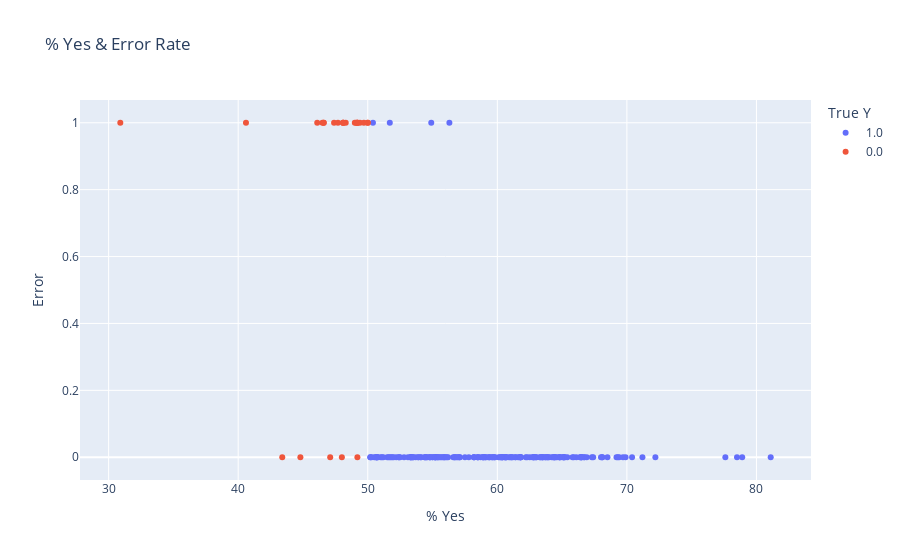

Notebook code for this chart:
### Code cell
# Plot % Yes & Error
plts.plot_yes_perc_error(X_test_all, y_test, y_pred_lg)

### Figure 1 — Plotly figure (JSON) as saved in the notebook; plotly's stock layout.template omitted (floating-point values rounded to 4 significant figures; data arrays with more than 128 entries replaced by an {"elided": "..."} marker saying what was removed)
{"data": [{"customdata": {"elided": "191x1 str values"}, "hovertemplate": "True Y=1.0<br>% Yes=%{x}<br>Error=%{y}<br>Municipality=%{customdata[0]}<extra></extra>", "legendgroup": "1.0", "marker": {"color": "#636efa", "symbol": "circle"}, "mode": "markers", "name": "1.0", "orientation": "v", "showlegend": true, "type": "scatter", "x": {"elided": "191 float values"}, "xaxis": "x", "y": {"elided": "191 int values"}, "yaxis": "y"}, {"customdata": [["Safiental"], ["Ziefen"], ["Maur"], ["Begnins"], ["Bätterkinden"], ["Fürstenau"], ["Apples"], ["Schelten"], ["Ittigen"], ["Muri (AG)"], ["Veyrier"], ["Schwerzenbach"], ["Lutry"], ["Genève"], ["Unterbäch"], ["Richterswil"], ["Ennetbaden"], ["Pregny-Chambésy"], ["Onsernone"], ["Bedigliora"], ["Wettswil am Albis"], ["Hedingen"], ["La Chaux-de-Fonds"], ["Carouge (GE)"], ["Mauraz"], ["Rheinfelden"]], "hovertemplate": "True Y=0.0<br>% Yes=%{x}<br>Error=%{y}<br>Municipality=%{customdata[0]}<extra></extra>", "legendgroup": "0.0", "marker": {"color": "#EF553B", "symbol": "circle"}, "mode": "markers", "name": "0.0", "orientation": "v", "showlegend": true, "type": "scatter", "x": [47.4, 48.3, 50, 49.2, 47.7, 49.2, 49.2, 48.1, 47.1, 49.4, 49, 46.6, 50, 44.8, 46.5, 48.1, 30.9, 48, 49.1, 48.1, 46.6, 46.1, 49.7, 43.4, 40.6, 49.2], "xaxis": "x", "y": [1, 1, 1, 1, 1, 0, 1, 1, 0, 1, 1, 1, 1, 0, 1, 1, 1, 0, 1, 1, 1, 1, 1, 0, 1, 1], "yaxis": "y"}], "layout": {"legend": {"title": {"text": "True Y"}, "tracegroupgap": 0}, "title": {"text": "% Yes & Error Rate"}, "xaxis": {"anchor": "y", "domain": [0, 1], "title": {"text": "% Yes"}}, "yaxis": {"anchor": "x", "domain": [0, 1], "title": {"text": "Error"}}}}
